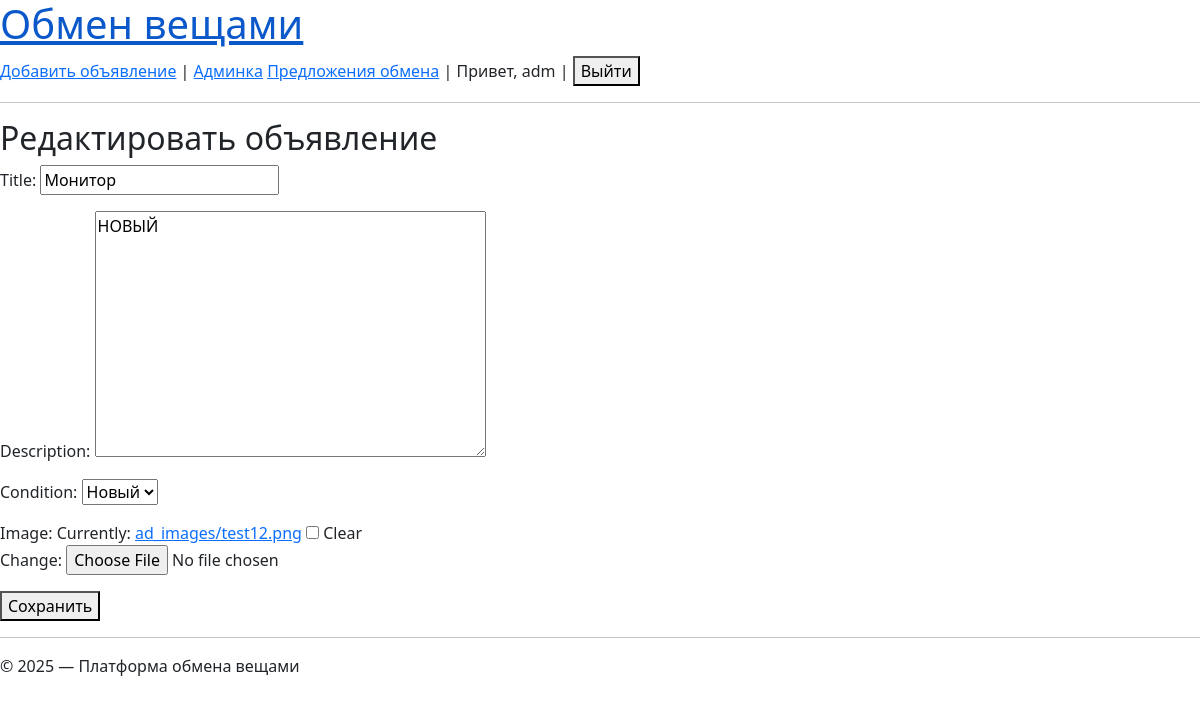
/ads/1/edit/ (signed in), run on the app's committed database.
### ads/models.py (models this page shows, shortened)
class Ad(models.Model):
    CONDITION_CHOICES = [
        ('new', 'Новый'),
        ('used', 'Б/у'),
    ]
    user = models.ForeignKey(User, on_delete=models.CASCADE)
    title = models.CharField(max_length=100)
    description = models.TextField()
    category = models.CharField(max_length=60)
    condition = models.CharField(max_length=10, choices=CONDITION_CHOICES)
    created_at = models.DateTimeField(auto_now_add=True)
    image = models.ImageField(upload_to='ad_images/', blank=True, null=True)

### ads/views.py (the view)
# urls.py: path('ads/<int:ad_id>/edit/', views.update_ad, name='update_ad'),
def update_ad(request, ad_id):
    ad = get_object_or_404(Ad, id=ad_id)
    if ad.user != request.user:
        return render(request, 'ads/permission_denied.html')
    if request.method == 'POST':
        form = AdForm(request.POST, instance=ad)
        if form.is_valid():
            form.save()
            return redirect('ads_list')
    else:
        form = AdForm(instance=ad)
    return render(request, 'ads/update_ad.html', {'form': form})

### ads/forms.py
class AdForm(forms.ModelForm):
    class Meta:
        model = Ad
        fields = ['title', 'description', 'condition', 'image']

### ads/templates/ads/update_ad.html (shortened to what this page needs)
{% extends 'base.html' %}
{% block content %}
  <h2>Редактировать объявление</h2>
  <form method="post">
    {{ form.as_p }}
    <button type="submit">Сохранить</button>
  </form>
{% endblock %}

### ads/templates/base.html (shortened to what this page needs)
<!DOCTYPE html>
<html lang="ru">
<head>
    <link rel="stylesheet" href="https://cdn.simplecss.org/simple.min.css">
    <link href="https://cdn.jsdelivr.net/npm/bootstrap@5.3.0/dist/css/bootstrap.min.css" rel="stylesheet">
</head>
<body>
    <header>
        <h1><a href="/">Обмен вещами</a></h1>
        <nav>
            <a href="{% url 'create_ad' %}">Добавить объявление</a> |
            <a href="/admin/">Админка</a>
            <a href="{% url 'user_proposals' %}">Предложения обмена</a> |
            {% if user.is_authenticated %}
            Привет, {{ user.username }} |
            <form method="post" action="{% url 'logout' %}" style="display: inline;">
                <button type="submit">Выйти</button>
            </form>
            {% else %}
            <a href="{% url 'login' %}">Войти</a> | <a href="{% url 'register' %}">Регистрация</a>
            {% endif %}
        </nav>
        <hr>
    </header>
    <main>
        {% block content %}{% endblock %}
    </main>
    <footer>
        <hr>
        <p>&copy; 2025 — Платформа обмена вещами</p>
    </footer>
</body>
</html>

### data on the page
Ad: title "Монитор", description "НОВЫЙ", condition "Новый"

### other printed values
{{ user.username }} "adm"
